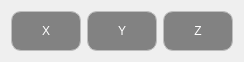
   <widget class="QWidget" name="layoutWidget">
    <property name="geometry">
     <rect>
      <x>20</x>
      <y>610</y>
      <width>240</width>
      <height>42</height>
     </rect>
    </property>
    <layout class="QHBoxLayout" name="horizontalLayout_2">
     <item>
      <widget class="QPushButton" name="pushButton_x">
       <property name="minimumSize">
        <size>
         <width>70</width>
         <height>40</height>
        </size>
       </property>
       <property name="maximumSize">
        <size>
         <width>70</width>
         <height>40</height>
        </size>
       </property>
       <property name="styleSheet">
        <string notr="true">QPushButton {
color: rgb(255, 255, 255);
background-color: #828282;
border-color: #BEBEBE;
 border-style: solid;
 border-width:1px;
 border-radius:10px;
}
QPushButton:hover {
color: rgb(230, 230, 230);
background-color: #606060;
border-color: #BEBEBE;
border-style: solid;
border-width:1px;
border-radius:10px;
}
QPushButton:pressed {
    color: rgb(144, 143, 146);
background-color: rgb(16, 94, 46);
border-color: rgb(144, 143, 146);
 border-style: solid;
 border-width:2px;
 border-radius:10px;
}</string>
       </property>
       <property name="text">
        <string>X</string>
       </property>
      </widget>
     </item>
     <item>
      <widget class="QPushButton" name="pushButton_y">
       <property name="minimumSize">
        <size>
         <width>70</width>
         <height>40</height>
        </size>
       </property>
       <property name="maximumSize">
        <size>
         <width>70</width>
         <height>40</height>
        </size>
       </property>
       <property name="styleSheet">
        <string notr="true">QPushButton {
color: rgb(255, 255, 255);
background-color: #828282;
border-color: #BEBEBE;
 border-style: solid;
 border-width:1px;
 border-radius:10px;
}
QPushButton:hover {
color: rgb(230, 230, 230);
background-color: #606060;
border-color: #BEBEBE;
border-style: solid;
border-width:1px;
border-radius:10px;
}
QPushButton:pressed {
    color: rgb(144, 143, 146);
background-color: rgb(16, 94, 46);
border-color: rgb(144, 143, 146);
 border-style: solid;
 border-width:2px;
 border-radius:10px;
}</string>
       </property>
       <property name="text">
        <string>Y</string>
       </property>
      </widget>
     </item>
     <item>
      <widget class="QPushButton" name="pushButton_z">
       <property name="minimumSize">
        <size>
         <width>70</width>
         <height>40</height>
        </size>
       </property>
       <property name="maximumSize">
        <size>
         <width>70</width>
         <height>40</height>
        </size>
       </property>
       <property name="styleSheet">
        <string notr="true">QPushButton {
color: rgb(255, 255, 255);
background-color: #828282;
border-color: #BEBEBE;
 border-style: solid;
 border-width:1px;
 border-radius:10px;
}
QPushButton:hover {
color: rgb(230, 230, 230);
background-color: #606060;
border-color: #BEBEBE;
border-style: solid;
border-width:1px;
border-radius:10px;
}
QPushButton:pressed {
    color: rgb(144, 143, 146);
background-color: rgb(16, 94, 46);
border-color: rgb(144, 143, 146);
 border-style: solid;
 border-width:2px;
 border-radius:10px;
}</string>
       </property>
       <property name="text">
        <string>Z</string>
       </property>
      </widget>
     </item>
    </layout>
   </widget>
